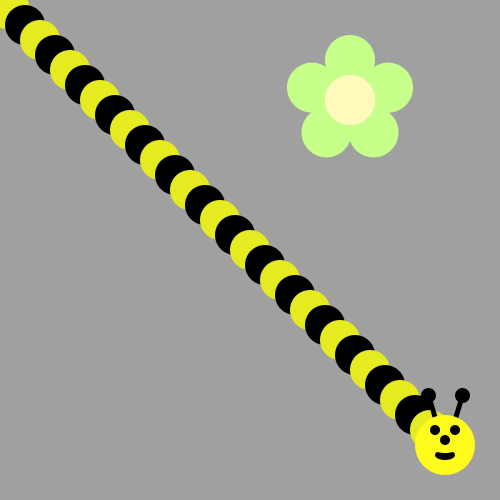
Frame 1 (no input)
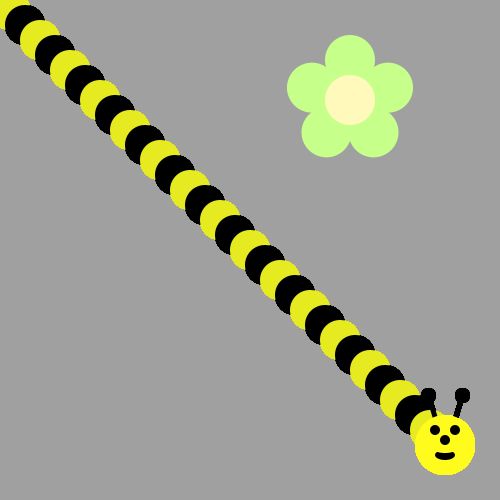
Frame 60 (the mouse pressed at the canvas centre just before this capture)
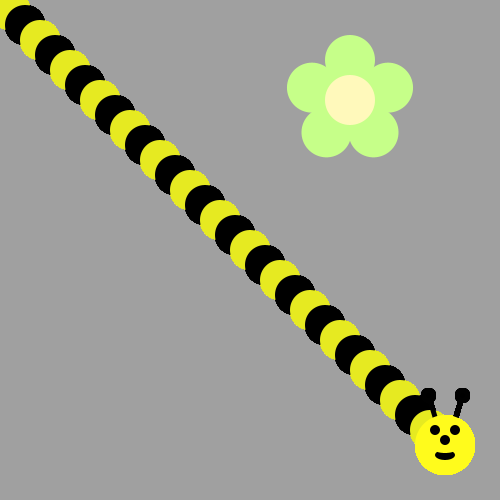
Frame 120 (the mouse held since frame 60 and released just before this capture)

The Processing sketch that drew these frames (run headless with seeded random() and noise(); from frame 60 on, the mouse is pressed at the canvas centre):

// Processing sketch: Bumbleboyy
// ── Bumbleboyy.pde
void draw() {
/*Use a loop to make a body for the Bee!
Then put his head on using drawBeeFace(x,y)
Use Modulo to make the colors alternate
*/
int ellipseCO = 10;
for(int i=0; i< 29; i++){
  if(ellipseCO%2==0){
    fill(#E6EA21);
    }
    else{
      fill(0,0,0);
    }
  ellipse(ellipseCO,ellipseCO,40,40);
  ellipseCO+=15;
  }
  drawBeeFace(ellipseCO,ellipseCO);
}

void drawFlower(int x, int y) {
     noStroke();
     translate(x, y);
     // draw 5 petals, rotating after each one<
     fill(#c6ff89);      // green
      for (int i = 0; i < 5; i++) {
           ellipse(0, -40, 50, 50);
          rotate(radians(72));
     }
     fill(#fff9bb); // light yellow
     ellipse(0, 0, 50, 50);
}
void drawBeeFace(int BeeFaceX, int BeeFaceY) {
     noStroke();
     fill(0, 0, 0);
     stroke(1);
     strokeWeight(5);
     line(BeeFaceX-10, BeeFaceY-27, BeeFaceX-17, BeeFaceY-50);
     line(BeeFaceX+10, BeeFaceY-27, BeeFaceX+17, BeeFaceY-50);
     ellipse(BeeFaceX-17, BeeFaceY-50, 10, 10);
     ellipse(BeeFaceX+17, BeeFaceY-50, 10, 10);
     noStroke();
     fill(255, 251, 28);
     ellipse(BeeFaceX, BeeFaceY, 60, 60); // face
     fill(255, 237, 209);
     fill(0,0,0);
      ellipse(BeeFaceX-10, BeeFaceY-15, 10, 10); // eyes
     ellipse(BeeFaceX+10, BeeFaceY-15, 10, 10);
      ellipse(BeeFaceX, BeeFaceY-5, 10, 10); // nose
      ellipse(BeeFaceX, BeeFaceY+10, 20, 10);// mouth
     fill(255, 251, 28);
     ellipse(BeeFaceX, BeeFaceY+5, 20, 6);
}

void setup() {
     ellipseMode(CENTER);
     size(500, 500);
     background(160, 160, 160);
      drawFlower(350, 100);
}
